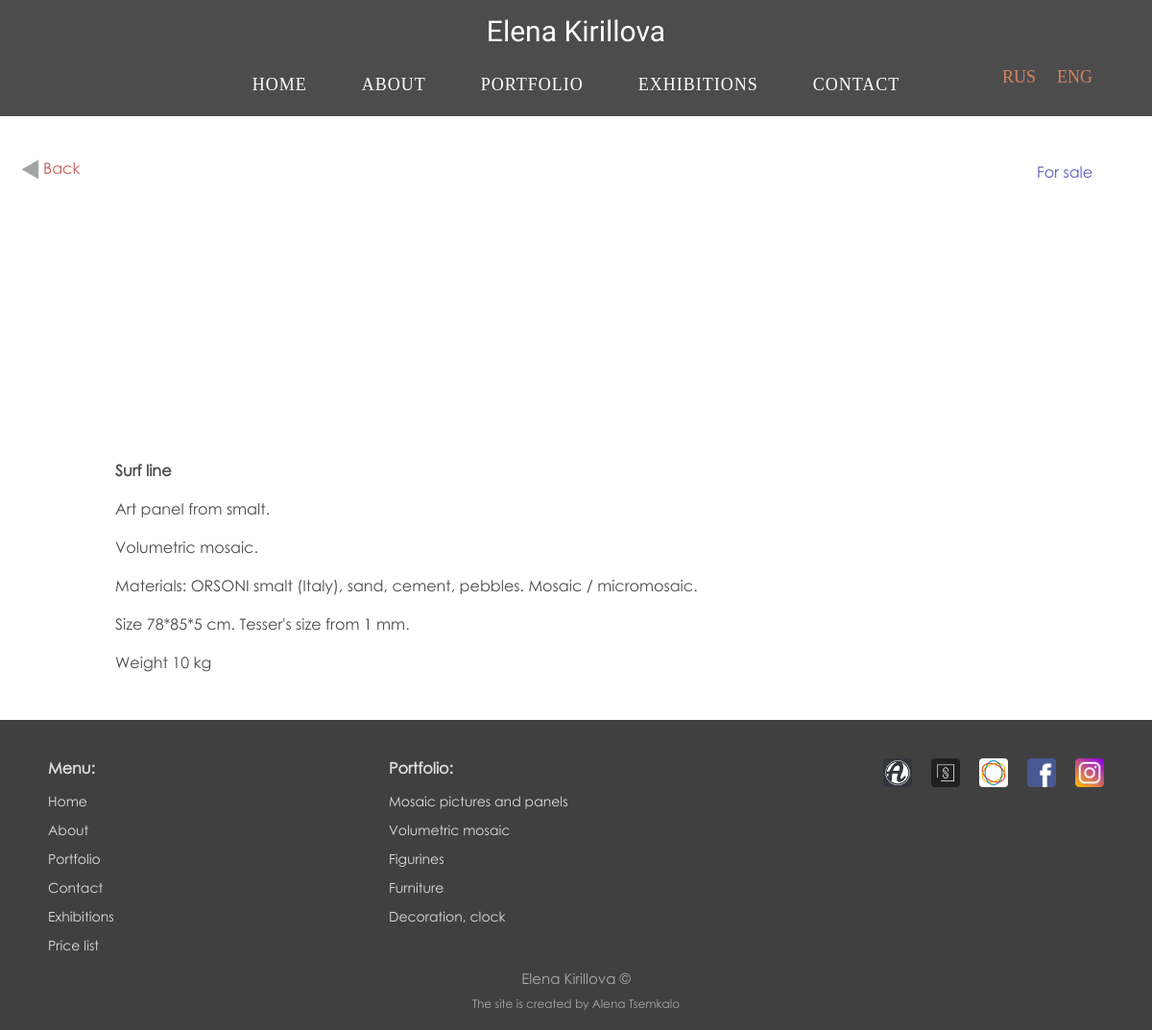
The page /eng/artwork.php?id=9 on the database as committed earlier.
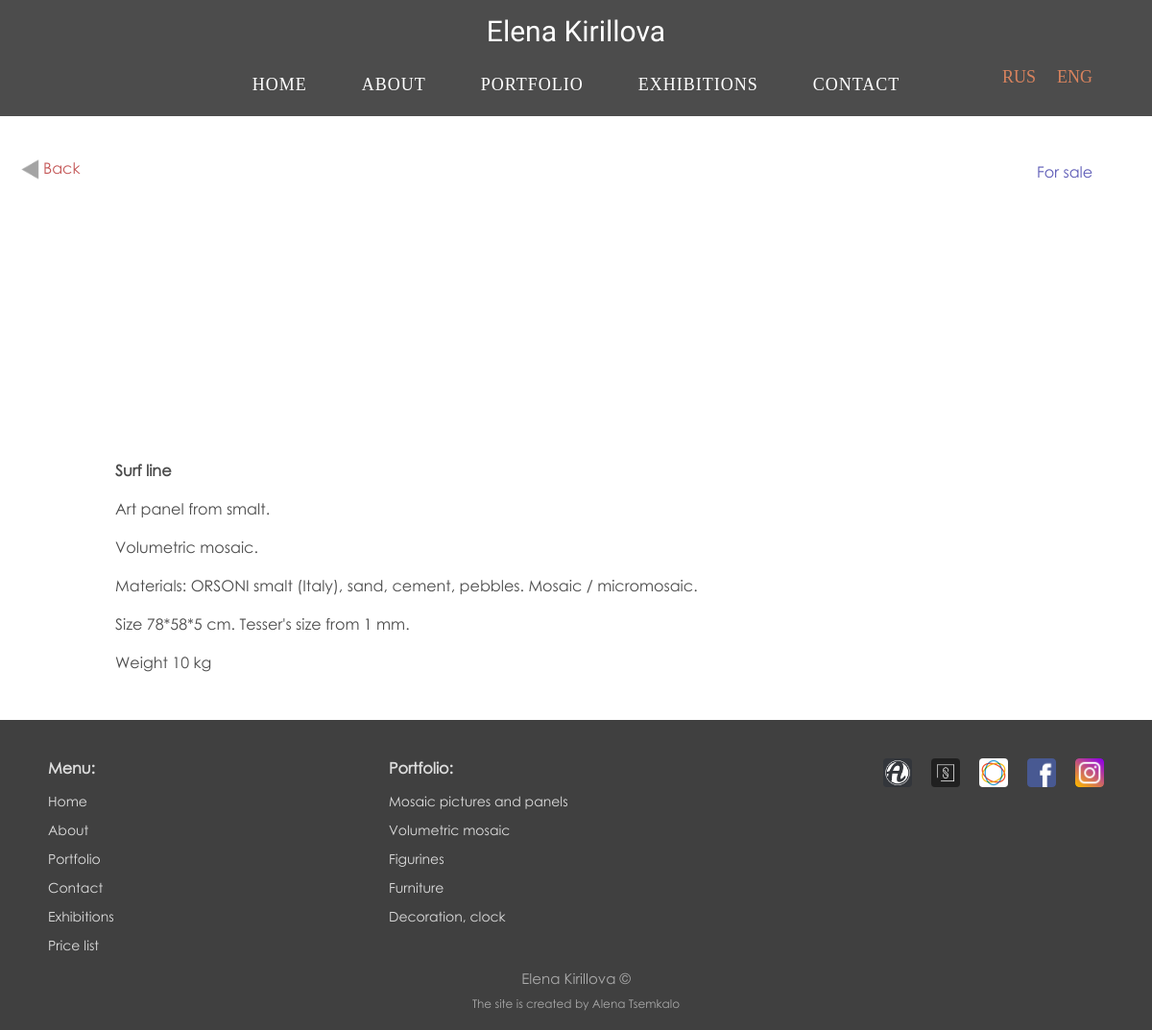
The same page on the database as committed later.
### tables this page shows
CREATE TABLE IF NOT EXISTS `paintings` (
  `id` int(255) NOT NULL AUTO_INCREMENT,
  `num` int(11) NOT NULL,
  `type` varchar(255) NOT NULL,
  `namerus` text NOT NULL,
  `nameeng` text NOT NULL,
  `descriptionrus` varchar(5000) NOT NULL,
  `description2rus` varchar(500) NOT NULL,
  `descriptioneng` varchar(5000) NOT NULL,
  `description2eng` varchar(500) NOT NULL,
  `materialsrus` varchar(500) NOT NULL,
  `materialseng` varchar(500) NOT NULL,
  `sizerus` varchar(255) NOT NULL,
  `sizeeng` varchar(255) NOT NULL,
  `weight` varchar(11) NOT NULL,
  `statuseng` text NOT NULL,
  `statusrus` text NOT NULL,
  `price` varchar(255) NOT NULL,
  `pricedollar` varchar(11) NOT NULL,
  `img1` varchar(1000) NOT NULL,
  `img2` varchar(1000) NOT NULL,
  `img3` varchar(1000) NOT NULL,
  `img4` varchar(1000) NOT NULL,
  `img5` varchar(1000) NOT NULL,
  `img6` varchar(1000) NOT NULL,
  `img7` varchar(1000) NOT NULL,
  UNIQUE KEY `id` (`id`)
);

### eng/artwork.php (the view, shortened to what this page needs)
<!DOCTYPE html>
<html>
    <head>
		<?php include($_SERVER['DOCUMENT_ROOT'] . '/eng/for_head.php') ?>
        <link href="/style/css/slides.css" rel="stylesheet">
    </head>
    <body>
        <div class="wrapper">
            <?php include($_SERVER['DOCUMENT_ROOT'] . '/eng/menu.php') ?>
            <div class="content">
                <section>
                    <div class="row wrap">
                        <?php
                        $id = $_GET["id"];
                        include($_SERVER['DOCUMENT_ROOT'] . '/connect_db.php');
                        $sql = "SELECT * FROM paintings WHERE id=" . $id;
                        $query = mysqli_query($db, $sql);
                        $row = mysqli_fetch_array($query);
                        ?>
                        <?php include($_SERVER['DOCUMENT_ROOT'] . '/eng/backbutton.php') ?>
                        <?php if ($row['statuseng'] == 'For sale') { ?><h2 class="forsale"><a href="/eng/pricelist.php#<?php echo $row['id']; ?>" class="href_to_pricelist">For sale</a></h2><?php } ?>
                    </div>
                </section>
                <h2 style="margin-top: 100px; font-weight: 600"><?php echo $row['nameeng']; ?></h2>
                <?php if (isset($row['descriptioneng'])) { ?><h2><?php echo $row['descriptioneng'] ?></h2><?php } ?>
                <?php if (isset($row['description2eng'])) { ?><h2><?php echo $row['description2eng'] ?></h2><?php } ?>
                <?php if (isset($row['materialseng'])) { ?><h2>Materials: <?php echo $row['materialseng'] ?></h2><?php } ?>
                <?php if ($row['sizeeng'] !== '') { ?><h2>Size <?php echo $row['sizeeng'] ?></h2><?php } ?>
                <?php if ($row['weight'] !== '') { ?><h2>Weight <?php echo $row['weight'] ?> kg</h2><?php } ?>
            </div>
            <?php include($_SERVER['DOCUMENT_ROOT'] . '/eng/footer.php') ?>
        </div>
    </body>
</html>

### eng/for_head.php (shortened to what this page needs)
<link href="/style/css/mainstyle_ver1_0.css" rel="stylesheet" type="text/css" media="screen">

### eng/menu.php (shortened to what this page needs)
<link href="/style/css/menustyle.css" rel="stylesheet" type="text/css" media="screen">
<?php if ((isset($page)) and ($page == 'home')) { ?>
	<h1 class="logo" style="visibility: visible">Elena Kirillova</h1>
<?php } else { ?>
	<h1 class="logo">Elena Kirillova</h1>
<?php } ?>
<div class="mobile_menu">
<nav>
    <div class="hamburger-menu">
                <ul class="topmenu">
            <?php if ((isset($page)) and ($page == 'home')) { ?>
                <li><a href="/eng/home.php" style='color: #c0a97a'>Home</a></li>
            <?php } else { ?>
                <li><a href="/eng/home.php">Home</a></li><?php } ?>
            <?php if ((isset($page)) and ($page == 'aboutme')) { ?>
                <li><a href="/eng/aboutme.php" style='color: #c0a97a'>About</a></li>
            <?php } else { ?>
                <li><a href="/eng/aboutme.php">About</a></li><?php } ?>
            <?php if ((isset($page)) and ($page == 'portfolio')) { ?>
                <li><a href="/eng/portfolio.php" style='color: #c0a97a'>Portfolio</a>
                <?php } else { ?>
                <li><a href="/eng/portfolio.php">Portfolio</a><?php } ?>
            </li>
            <?php if ((isset($page)) and ($page == 'exhibitions')) { ?>
                <li><a href="/eng/exhibitions.php" style='color: #c0a97a'>Exhibitions</a></li>
            <?php } else { ?>
                <li><a href="/eng/exhibitions.php">Exhibitions</a></li><?php } ?>
            <?php if ((isset($page)) and ($page == 'contacts')) { ?>
                <li><a href="/eng/contacts.php" style='color: #c0a97a'>Contact</a></li>
            <?php } else { ?>
                <li><a href="/eng/contacts.php">Contact</a></li><?php } ?>
        </ul>
    </div>
</nav>
<table class="menu_language_eng_version">
    <tr>
    	<?php
		$path = $_SERVER['REQUEST_URI'];
		$path = explode("/", $path);
		$new_eng_path = implode("/", array_merge(array("eng"), array_slice($path, 2)));
		$new_eng_path = "" . "/" . $new_eng_path;
		$new_rus_path = implode("/", array_merge(array("rus"), array_slice($path, 2)));
		$new_rus_path = "" . "/" . $new_rus_path;
		?>
		<td style="padding-right: 20px;"><a href="<?php echo $new_rus_path ?>">RUS</a></td>
        <td><a href="<?php echo $new_eng_path ?>">ENG</a></td>
    </tr>
</table>
</div>

### eng/backbutton.php (shortened to what this page needs)
<?php if ($row['type'] == 'picture') { ?>
<p><button class="backbutton">
        <a href="/eng/portfolio/mosaicpictures.php"><img src="/style/images/backbutton.png" width="25" alt="" style="vertical-align:middle">Back</a>
    </button></p>
<?php } ?>

### eng/footer.php
<div class="footer">
    <a href="https://www.instagram.com/elena_smalta/" target="_blank" ><img src="/style/images/instagram.png" class="footer_icon_insta"></a>
    <a href="https://www.facebook.com/people/Elena-Kirillova/100019066620807" target="_blank" ><img src="/style/images/facebook.png" class="footer_icon_facebook"></a>
    <a href="https://www.saatchiart.com/account/profile/1262063" target="_blank" ><img src="/style/images/saatchi.png" class="footer_icon_saatchiart"></a>
    <a href="https://www.singulart.com/en/artist/elena-kirillova-9887?campaign_id=1049" target="_blank" ><img src="/style/images/singulart.png" class="footer_icon_singulart"></a>
    <a href="https://www.artmajeur.com/lenasicilia" target="_blank" ><img src="/style/images/artmajeur.png" class="footer_icon_artmajeur"></a>
    <ul class="footer_menu">
        <p>Menu:</p>
        <li><a href="/eng/home.php">Home</a></li>
        <li><a href="/eng/aboutme.php">About</a></li>
        <li><a href="/eng/portfolio.php">Portfolio</a></li>
        <li><a href="/eng/contacts.php">Contact</a></li>
        <li><a href="/eng/exhibitions.php">Exhibitions</a></li>
        <li><a href="/eng/pricelist.php">Price list</a></li>
    </ul>
    <ul class="footer_menu">
        <p>Portfolio:</p>
        <li><a href="/eng/portfolio/mosaicpictures.php">Mosaic pictures and panels</a></li>
        <li><a href="/eng/portfolio/volumetricmosaic.php">Volumetric mosaic</a></li>
        <li><a href="/eng/portfolio/figurines.php">Figurines</a></li>
        <li><a href="/eng/portfolio/furniture.php">Furniture</a></li>
        <li><a href="/eng/portfolio/decorationandclock.php">Decoration, clock</a></li>
    </ul>
    <p class="footer_logo">Elena Kirillova ©</p>
    <p class="footer_created">The site is created by Alena Tsemkalo</p>
</div>

### style/css/mainstyle_ver1_0.css (style rules this page uses)
* { margin: 0px; padding: 0px; }
a:link { text-decoration: none; color: #ee7979; }
.content { display: table-row; height: 100%; }
.wrapper { width: 100%; display: table; height: 100%; }
body { height: 100%; background: #fff; font: 20px Cambria; margin-top: 140px; }
.backbutton { font-size: 16px; font-family: 'Century Gothic'; color: #616161; border: none; position: relative; margin: 0 0 30px 20px; z-index:990; background: none; }
.backbutton a { color: #c45757; }
.href_to_pricelist:link { color: #5c5ab6; }
h2 { margin: 20px 10% 0 10%; font-weight: 500; font-size: 16px; font-family: 'Century Gothic'; color: #4c4c4c; }
.forsale { margin: -50px 0 20px 90%; font-weight: 500; font-size: 16px; font-family: 'Century Gothic'; color: #4c4c4c; }
.footer { height: auto; background: rgba(0, 0, 0, 0.75); color: #fff; width: 100%; margin-top: 50px; }
.footer_icon_insta { width: 30px; margin-top: 40px; margin-right: 50px; float: right; border-radius: 4px; }
.footer_icon_facebook { width: 30px; margin-top: 40px; margin-right: 20px; float: right; border-radius: 4px; }
.footer_icon_saatchiart { width: 30px; margin-top: 40px; margin-right: 20px; float: right; border-radius: 4px; }
.footer_icon_singulart { width: 30px; margin-top: 40px; margin-right: 20px; float: right; border-radius: 4px; }
.footer_icon_artmajeur { width: 30px; margin-top: 40px; margin-right: 20px; float: right; border-radius: 4px; }
.footer_menu { list-style: none; padding-top: 10px; padding-bottom: 10px; margin: 10px 0 0 50px; width: 25%; display:inline-block; vertical-align:top; }
.footer_menu li { line-height: 1.5em; }
.footer_menu a { font-size: 14px; text-decoration: none; display: block; font-family: 'Century Gothic', sans-serif; color: #ddd; }
.footer_menu p { font-size: 16px; font-weight: 700; margin-bottom: 10px; margin-top: 20px; font-family: 'Century Gothic', sans-serif; color: #ddd; }
.footer_logo { text-align: center; padding-bottom: 10px; color: #aaa; font-size: 15px; font-family: 'Century Gothic'; }
.footer_created { text-align: center; padding-bottom: 20px; color: #aaa; font-size: 12px; font-family: 'Century Gothic'; }

### style/css/slides.css (style rules this page uses)
a { text-decoration:none; border:none; color:#2A5DB0; }

### style/css/menustyle.css (style rules this page uses)
* { box-sizing: border-box; }
nav { background: rgba(0, 0, 0, 0.7); position: fixed; z-index: 999; padding-top: 60px; width: 100%; margin-top: -190px; font: 18px; }
nav ul { list-style: none; margin: 0; padding: 0; }
nav a { text-decoration: none; outline: none; display: block; transition: .4s ease-in-out; }
.topmenu { text-align: center; padding: 10px 0; }
.topmenu > li { display: inline-block; position: relative; }
.topmenu > li:last-child:after { background: none; box-shadow: none; }
.topmenu > li > a { padding: 12px 26px; color: #fff; text-transform: uppercase; font-weight: light; letter-spacing: 1px; font-size: 18px; font-family: 'Times New Roman', sans-serif; }
.logo { text-align: center; width: 80%; position: fixed; left: 10%; top: 15px; color: #fff; font-family: 'Poiret One'; font-size: 30px; z-index: 9999; font-weight: 500; }
.menu_language_eng_version { position: fixed; right: 5%; top: 68px; z-index: 9999; font-size: 18px; }
.menu_language_eng_version a { color: #d8835e; }

Rows that differ between the two databases and show on the page:
changed paintings "Surf line": sizeeng "78*85*5 cm. Tesser's size from 1 mm." → "78*58*5 cm. Tesser's size from 1 mm."
